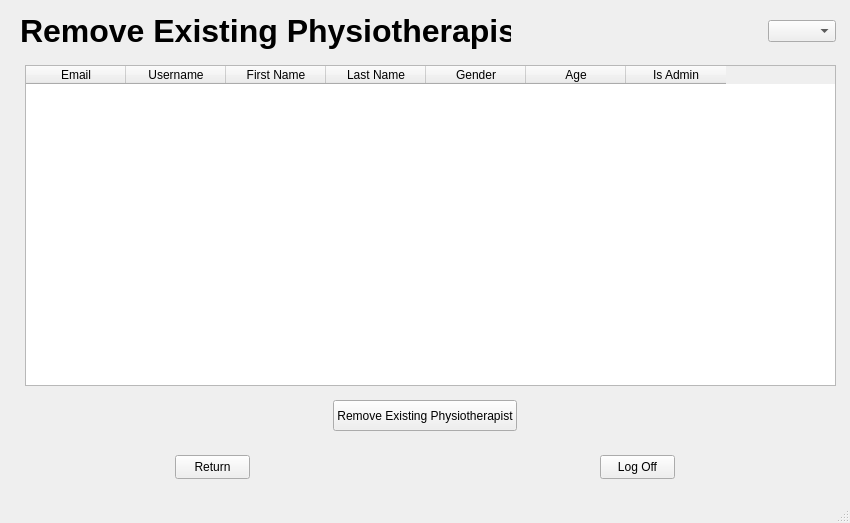
<?xml version="1.0" encoding="UTF-8"?>
<ui version="4.0">
 <class>MainWindow</class>
 <widget class="QMainWindow" name="MainWindow">
  <property name="geometry">
   <rect>
    <x>0</x>
    <y>0</y>
    <width>850</width>
    <height>523</height>
   </rect>
  </property>
  <property name="windowTitle">
   <string>Remove Existing Physiotherapist</string>
  </property>
  <widget class="QWidget" name="centralwidget">
   <widget class="QLabel" name="label_Register_New_Physiotherapist">
    <property name="geometry">
     <rect>
      <x>20</x>
      <y>10</y>
      <width>491</width>
      <height>41</height>
     </rect>
    </property>
    <property name="font">
     <font>
      <pointsize>24</pointsize>
      <bold>true</bold>
     </font>
    </property>
    <property name="text">
     <string>Remove Existing Physiotherapist</string>
    </property>
   </widget>
   <widget class="QPushButton" name="RemoveButton">
    <property name="geometry">
     <rect>
      <x>333</x>
      <y>400</y>
      <width>184</width>
      <height>31</height>
     </rect>
    </property>
    <property name="cursor">
     <cursorShape>OpenHandCursor</cursorShape>
    </property>
    <property name="text">
     <string>Remove Existing Physiotherapist</string>
    </property>
   </widget>
   <widget class="QPushButton" name="ReturnButton">
    <property name="geometry">
     <rect>
      <x>175</x>
      <y>455</y>
      <width>75</width>
      <height>24</height>
     </rect>
    </property>
    <property name="cursor">
     <cursorShape>OpenHandCursor</cursorShape>
    </property>
    <property name="text">
     <string>Return</string>
    </property>
   </widget>
   <widget class="QPushButton" name="LogOffButton">
    <property name="geometry">
     <rect>
      <x>600</x>
      <y>455</y>
      <width>75</width>
      <height>24</height>
     </rect>
    </property>
    <property name="cursor">
     <cursorShape>OpenHandCursor</cursorShape>
    </property>
    <property name="text">
     <string>Log Off</string>
    </property>
   </widget>
   <widget class="QTableWidget" name="tableWidget_Physiotherapists">
    <property name="geometry">
     <rect>
      <x>25</x>
      <y>65</y>
      <width>811</width>
      <height>321</height>
     </rect>
    </property>
    <property name="cursor" stdset="0">
     <cursorShape>OpenHandCursor</cursorShape>
    </property>
    <property name="layoutDirection">
     <enum>Qt::LayoutDirection::LeftToRight</enum>
    </property>
    <column>
     <property name="text">
      <string>Email</string>
     </property>
    </column>
    <column>
     <property name="text">
      <string>Username</string>
     </property>
    </column>
    <column>
     <property name="text">
      <string>First Name</string>
     </property>
    </column>
    <column>
     <property name="text">
      <string>Last Name</string>
     </property>
    </column>
    <column>
     <property name="text">
      <string>Gender</string>
     </property>
    </column>
    <column>
     <property name="text">
      <string>Age</string>
     </property>
    </column>
    <column>
     <property name="text">
      <string>Is Admin</string>
     </property>
    </column>
   </widget>
   <widget class="QComboBox" name="comboBoxLanguage">
    <property name="geometry">
     <rect>
      <x>768</x>
      <y>20</y>
      <width>68</width>
      <height>22</height>
     </rect>
    </property>
    <property name="cursor">
     <cursorShape>OpenHandCursor</cursorShape>
    </property>
    <property name="currentText">
     <string/>
    </property>
    <property name="currentIndex">
     <number>-1</number>
    </property>
    <item>
     <property name="text">
      <string>English</string>
     </property>
    </item>
    <item>
     <property name="text">
      <string>עברית</string>
     </property>
    </item>
   </widget>
  </widget>
  <widget class="QMenuBar" name="menubar">
   <property name="geometry">
    <rect>
     <x>0</x>
     <y>0</y>
     <width>850</width>
     <height>22</height>
    </rect>
   </property>
  </widget>
  <widget class="QStatusBar" name="statusbar"/>
 </widget>
 <tabstops>
  <tabstop>tableWidget_Physiotherapists</tabstop>
  <tabstop>RemoveButton</tabstop>
  <tabstop>ReturnButton</tabstop>
  <tabstop>LogOffButton</tabstop>
 </tabstops>
 <resources/>
 <connections/>
</ui>
